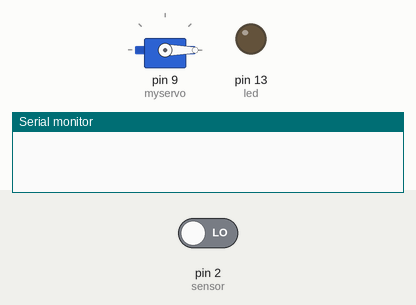
This sketch was run on a simulated Arduino Uno, built with avr-gcc and run on an emulated ATmega328P. On the bench: servo, output pins drawn as LEDs (lit = HIGH), the last lines printed to the serial monitor. The inputs (shaded band) are chosen by the test bench; at power-on: pin 2 (sensor) LOW.

Above: at 1.2 s.
1.3 s: pin 2 (sensor) driven HIGH
At 1.8 s:
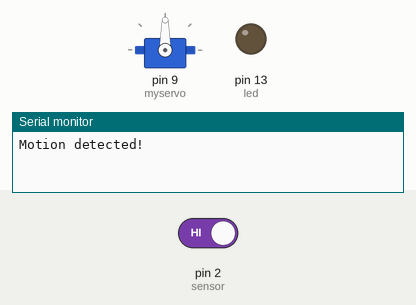
2.9 s: pin 2 (sensor) driven LOW
At 3.4 s:
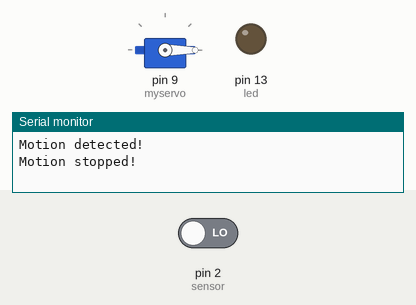
Timing chart, 0 to 5.9 s (numbered marks = the images above; inputs shaded):
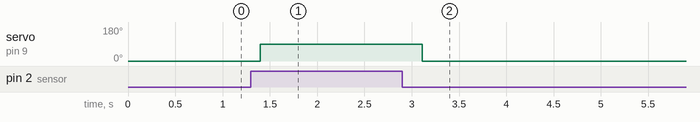

The sketch:

servo-PIR.ino
```cpp
/*
    Arduino with PIR motion sensor
    For complete project details, visit: http://RandomNerdTutorials.com/pirsensor
    Modified by Rui Santos based on PIR sensor by Limor Fried
*/

 #include <Servo.h>

Servo myservo;  // create servo object to control a servo

int led = 13;                // the pin that the LED is atteched to
int sensor = 2;              // the pin that the sensor is atteched to
int state = LOW;             // by default, no motion detected
int val = 0;                 // variable to store the sensor status (value)
int servo = 0;

void setup() {
  myservo.attach(9);  // attaches the servo on pin 9 to the servo object
  pinMode(led, OUTPUT);      // initalize LED as an output
  pinMode(sensor, INPUT);    // initialize sensor as an input
  Serial.begin(9600);        // initialize serial
  myservo.write(servo);
}

void loop(){
  val = digitalRead(sensor);   // read sensor value
  if (val == HIGH) {           // check if the sensor is HIGH
    servo = 90;
    myservo.write(servo);                 // sets the servo position according to the scaled value
    delay(15);                           // waits for the servo to get there
    if (state == LOW) {
    //delay(100);                // delay 100 milliseconds
      Serial.println("Motion detected!");
      state = HIGH;       // update variable state to HIGH
    }
  }
  else {
      digitalWrite(led, LOW); // turn LED OFF
      delay(200);             // delay 200 milliseconds

      if (state == HIGH){
        Serial.println("Motion stopped!");
        servo = 0;
        myservo.write(servo);
        state = LOW;       // update variable state to LOW
    }
  }
}
```

Measured:
- after the input at 1.3 s, servo on pin 9 (myservo): 0° → 90° after 0.10 s
- after the input at 2.9 s, servo on pin 9 (myservo): 90° → 0° after 0.21 s
